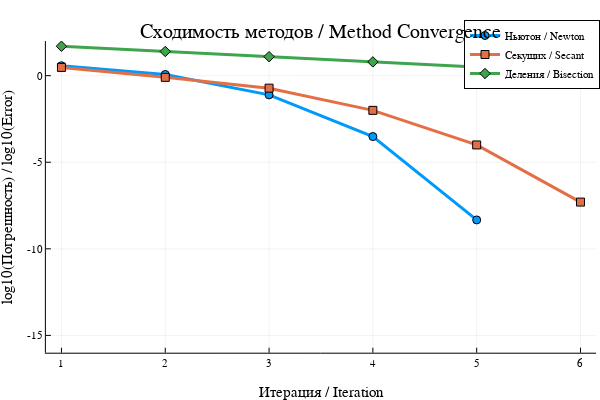

Notebook cell for this chart:
### Code cell
# Сравнение времени выполнения (Benchmark)
# Execution time comparison (Benchmark)

# Используем BenchmarkTools для точного замера
# Use BenchmarkTools for accurate measurement
bench_newton = @benchmark newton_method(pharmacokinetic_eq, pharmacokinetic_deriv, 5.0)
bench_secant = @benchmark secant_method(pharmacokinetic_eq, 5.0, 6.0)
bench_bisection = @benchmark bisection_method(pharmacokinetic_eq, 0.1, 100.0)

println("\n--- Бенчмарки (время в наносекундах) / Benchmarks (time in nanoseconds) ---")
println(@sprintf "Ньютон / Newton:   %.2f ns" minimum(bench_newton.times))
println(@sprintf "Секущих / Secant:  %.2f ns" minimum(bench_secant.times))
println(@sprintf "Деления / Bisection: %.2f ns" minimum(bench_bisection.times))

# Визуализация сходимости (Логарифмическая шкала погрешности)
# Convergence Visualization (Logarithmic error scale)
plot(title="Сходимость методов / Method Convergence",
     xlabel="Итерация / Iteration",
     ylabel="log10(Погрешность) / log10(Error)",
     legend=:topright,
     ylim=(-16, 2))

# Обрезаем массивы ошибок до минимальной длины для построения графика
# Trim error arrays to minimum length for plotting
min_len = min(length(res_newton.errors), length(res_secant.errors), length(res_bisection.errors))

plot!(1:min_len, log10.(res_newton.errors[1:min_len]), 
      label="Ньютон / Newton", linewidth=3, marker=:circle)
plot!(1:min_len, log10.(res_secant.errors[1:min_len]), 
      label="Секущих / Secant", linewidth=3, marker=:square)
plot!(1:min_len, log10.(res_bisection.errors[1:min_len]), 
      label="Деления / Bisection", linewidth=3, marker=:diamond)

# Сохранение графика (опционально)
# Save plot (optional)
# savefig("convergence_comparison.png")

### Figure 1 — Plotly figure (JSON) as saved in the notebook; plotly's stock layout.template omitted (floating-point values rounded to 4 significant figures)
{"data": [{"colorbar": {"len": 0.8657, "title": "", "x": 0.9934, "y": 0.5087}, "legendgroup": "Ньютон / Newton", "line": {"color": "rgba(0, 154, 250, 1.000)", "dash": "solid", "shape": "linear", "width": 3}, "marker": {"color": "rgba(0, 154, 250, 1.000)", "line": {"color": "rgba(0, 0, 0, 1.000)", "width": 1}, "size": 8, "symbol": "circle"}, "mode": "lines+markers", "name": "Ньютон / Newton", "showlegend": true, "type": "scatter", "x": [1, 2, 3, 4, 5], "xaxis": "x", "y": [0.574, 0.06888, -1.109, -3.515, -8.332], "yaxis": "y"}, {"colorbar": {"len": 0.8657, "title": "", "x": 0.9934, "y": 0.5087}, "legendgroup": "Секущих / Secant", "line": {"color": "rgba(227, 111, 71, 1.000)", "dash": "solid", "shape": "linear", "width": 3}, "marker": {"color": "rgba(227, 111, 71, 1.000)", "line": {"color": "rgba(0, 0, 0, 1.000)", "width": 1}, "size": 8, "symbol": "square"}, "mode": "lines+markers", "name": "Секущих / Secant", "showlegend": true, "type": "scatter", "x": [1, 2, 3, 4, 5, 6], "xaxis": "x", "y": [0.4771, -0.09691, -0.7212, -2.004, -4.0, -7.301], "yaxis": "y"}, {"colorbar": {"len": 0.8657, "title": "", "x": 0.9934, "y": 0.5087}, "legendgroup": "Деления / Bisection", "line": {"color": "rgba(62, 164, 78, 1.000)", "dash": "solid", "shape": "linear", "width": 3}, "marker": {"color": "rgba(62, 164, 78, 1.000)", "line": {"color": "rgba(0, 0, 0, 1.000)", "width": 1}, "size": 8, "symbol": "diamond"}, "mode": "lines+markers", "name": "Деления / Bisection", "showlegend": true, "type": "scatter", "x": [1, 2, 3, 4, 5, 6], "xaxis": "x", "y": [1.699, 1.398, 1.096, 0.7954, 0.4944, 0.1934], "yaxis": "y"}], "layout": {"annotations": [{"font": {"color": "rgba(0, 0, 0, 1.000)", "family": "sans-serif", "size": 20}, "rotation": 0, "showarrow": false, "text": "Сходимость методов / Method Convergence", "x": 0.535, "xanchor": "center", "xref": "paper", "y": 1, "yanchor": "top", "yref": "paper"}], "height": 400, "legend": {"bgcolor": "rgba(255, 255, 255, 1.000)", "bordercolor": "rgba(0, 0, 0, 1.000)", "borderwidth": 1, "font": {"color": "rgba(0, 0, 0, 1.000)", "family": "sans-serif", "size": 11}, "title": {"font": {"color": "rgba(0, 0, 0, 1.000)", "family": "sans-serif", "size": 15}, "text": ""}, "tracegroupgap": 0, "traceorder": "normal", "x": 1, "xanchor": "right", "y": 1, "yanchor": "top"}, "margin": {"b": 20, "l": 0, "r": 0, "t": 20}, "paper_bgcolor": "rgba(255, 255, 255, 1.000)", "plot_bgcolor": "rgba(255, 255, 255, 1.000)", "showlegend": true, "width": 600, "xaxis": {"anchor": "y", "domain": [0.07647, 0.9934], "gridcolor": "rgba(0, 0, 0, 0.100)", "gridwidth": 0.5, "linecolor": "rgba(0, 0, 0, 1.000)", "mirror": false, "range": [0.85, 6.15], "showgrid": true, "showline": true, "showticklabels": true, "tickangle": 0, "tickcolor": "rgb(0, 0, 0)", "tickfont": {"color": "rgba(0, 0, 0, 1.000)", "family": "sans-serif", "size": 11}, "tickmode": "array", "ticks": "inside", "ticktext": ["1", "2", "3", "4", "5", "6"], "tickvals": [1, 2, 3, 4, 5, 6], "title": "Итерация / Iteration", "titlefont": {"color": "rgba(0, 0, 0, 1.000)", "family": "sans-serif", "size": 15}, "type": "-", "visible": true, "zeroline": false, "zerolinecolor": "rgba(0, 0, 0, 1.000)"}, "yaxis": {"anchor": "x", "domain": [0.07581, 0.9415], "gridcolor": "rgba(0, 0, 0, 0.100)", "gridwidth": 0.5, "linecolor": "rgba(0, 0, 0, 1.000)", "mirror": false, "range": [-16, 2], "showgrid": true, "showline": true, "showticklabels": true, "tickangle": 0, "tickcolor": "rgb(0, 0, 0)", "tickfont": {"color": "rgba(0, 0, 0, 1.000)", "family": "sans-serif", "size": 11}, "tickmode": "array", "ticks": "inside", "ticktext": ["-15", "-10", "-5", "0"], "tickvals": [-15, -10, -5, 0], "title": "log10(Погрешность) / log10(Error)", "titlefont": {"color": "rgba(0, 0, 0, 1.000)", "family": "sans-serif", "size": 15}, "type": "-", "visible": true, "zeroline": false, "zerolinecolor": "rgba(0, 0, 0, 1.000)"}}}
